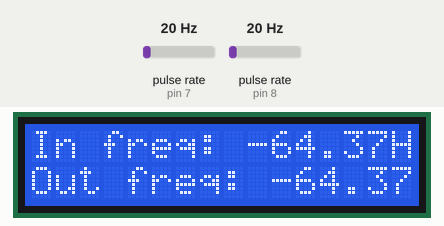
Recording of a sketch running on a simulated Arduino Uno, built with avr-gcc and run on an emulated ATmega328P. Parts: 16×2 character LCD. Wiring (inferred from the names in the program): 2 × pulse sensor: data pin 7 / data pin 8. Inputs (shaded band) come from the test bench; at power-on: pulse rate (sensors on pin 7, pin 8) 20 Hz. What the sketch prints to the serial monitor is not drawn.

Above: at 1.2 s.
1.3 s: pulse rate (sensor on pin 7) set to 4 Hz
At 3.9 s:
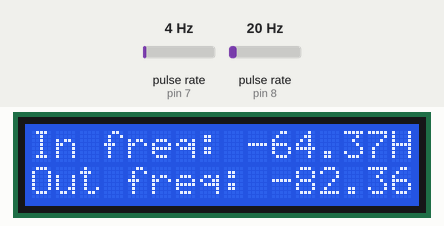
4.3 s: pulse rate (sensor on pin 8) set to 4 Hz
At 7.1 s:
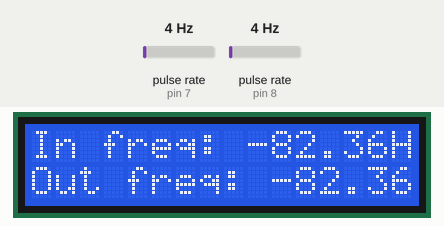
7.3 s: pulse rate (sensor on pin 7) set to 50 Hz
At 10.1 s:
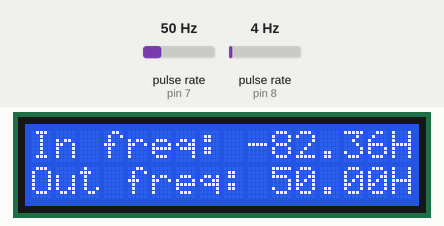
10.3 s: pulse rate (sensor on pin 8) set to 50 Hz
At 12.1 s:
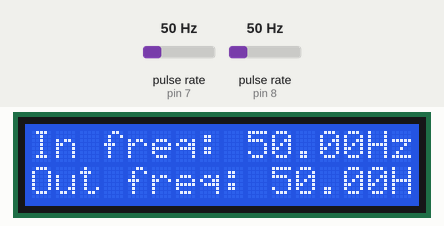
13.0 s: pulse rate (sensor on pin 7) set to 100 Hz
At 14.1 s:
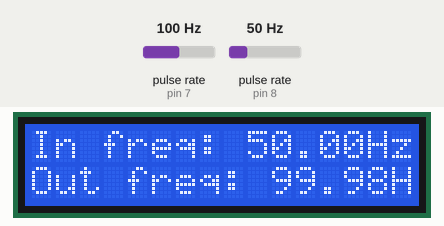
15.1 s: pulse rate (sensor on pin 8) set to 100 Hz
At 16.5 s:
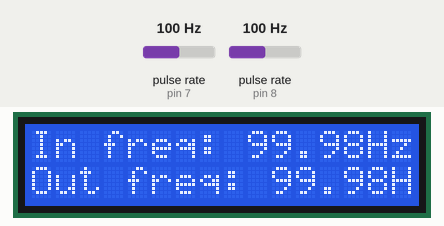
Timing chart, 0 to 18.1 s (numbered marks = the images above; inputs shaded):
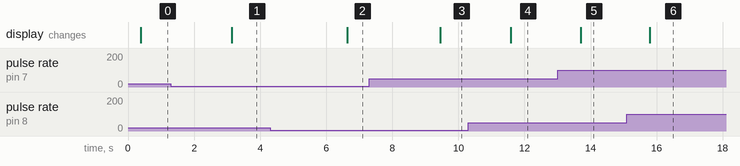

The sketch:

freq_meter.ino
```cpp
#include <Wire.h>
#include <LiquidCrystal_I2C.h>

LiquidCrystal_I2C lcd(0x3F, 16, 2);  // LCD address 0x3F, 16 chars, 2 lines

int htimei, ltimei, htimeo, ltimeo;
float Ttimei, freqi, Ttimeo, freqo;

void setup() {
  lcd.init();
  lcd.backlight();
  Serial.begin(9600);
  pinMode(8, INPUT); // Input frequency
  pinMode(7, INPUT); // Output frequency
}

void loop() {
  // Measure input frequency
  htimei = pulseIn(8, HIGH);
  ltimei = pulseIn(8, LOW);

  if (htimei == 0 || ltimei == 0) {
    freqi = 0; // No valid frequency detected
  } else {
    Ttimei = htimei + ltimei;
    freqi = 1000000 / Ttimei;
  }

  // Measure output frequency
  htimeo = pulseIn(7, HIGH);
  ltimeo = pulseIn(7, LOW);

  if (htimeo == 0 || ltimeo == 0) {
    freqo = 0; // No valid frequency detected
  } else {
    Ttimeo = htimeo + ltimeo;
    freqo = 1000000 / Ttimeo;
  }

  // Update LCD
  lcd.clear();
  lcd.setCursor(0, 0);
  lcd.print("In freq: ");
  lcd.print(freqi, 2); // Show 2 decimal places
  lcd.print("Hz");

  lcd.setCursor(0, 1);
  lcd.print("Out freq: ");
  lcd.print(freqo, 2); // Show 2 decimal places
  lcd.print("Hz");

  // Print to Serial Monitor
  Serial.print("Input Frequency: ");
  Serial.println(freqi);
  Serial.print("Output Frequency: ");
  Serial.println(freqo);

  delay(2000); // Adjust delay as needed
}
```

Measured:
- after the input at 1.3 s, the display: changes after 1.8 s (image 1)
- after the input at 4.3 s, the display: changes after 2.3 s (image 2)
- after the input at 7.3 s, the display: changes after 2.1 s (image 3)
- after the input at 10.3 s, the display: changes after 1.3 s (image 4)
- after the input at 13.0 s, the display: changes after 0.70 s (image 5)
- after the input at 15.1 s, the display: changes after 0.69 s (image 6)
